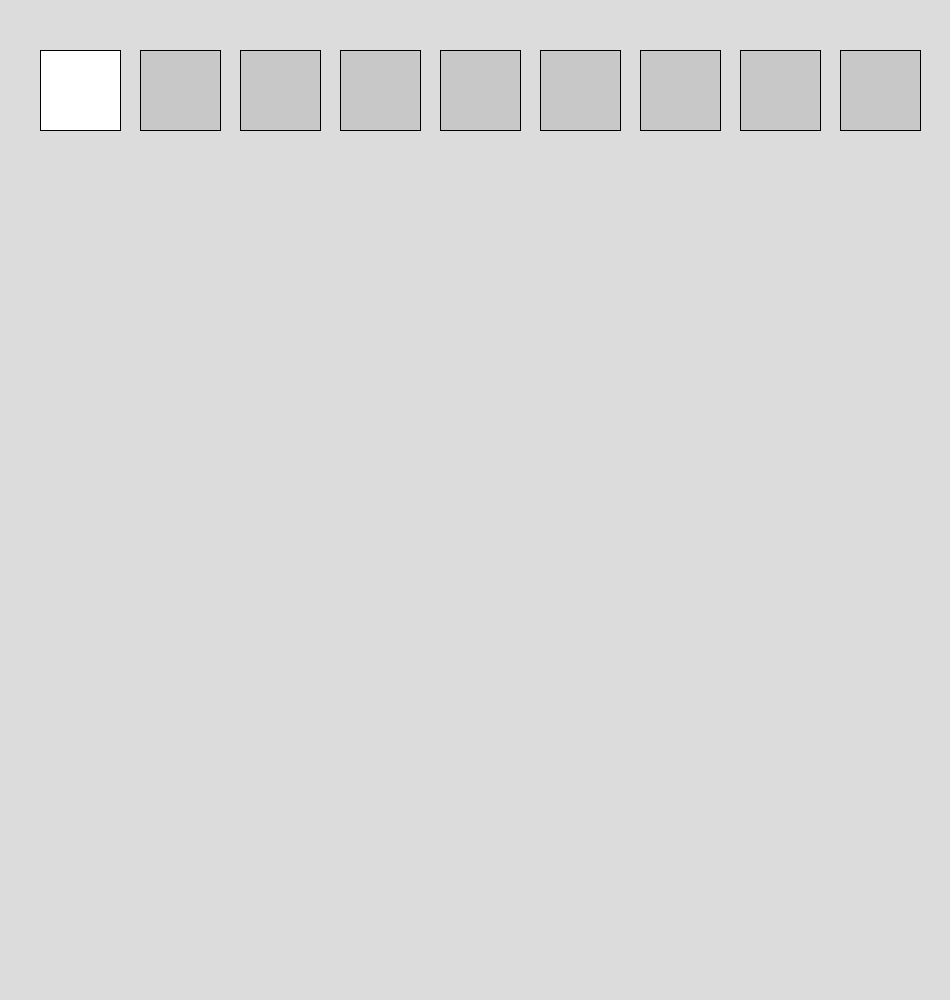
Frame 1 (no input)
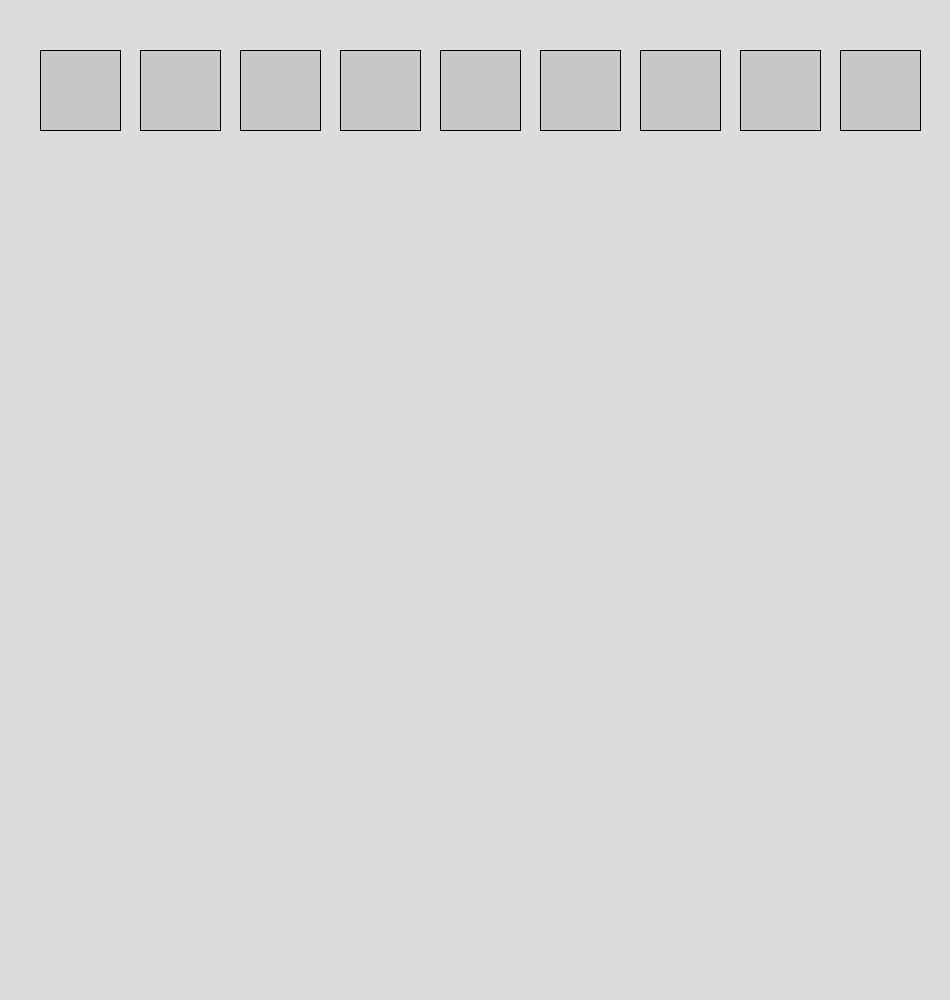
Frame 60 (the mouse pressed at the canvas centre just before this capture)
Frame 120 (the mouse held since frame 60 and released just before this capture): identical to frame 60, image omitted

The Processing sketch that drew these frames (run headless with seeded random() and noise(); from frame 60 on, the mouse is pressed at the canvas centre):

// Processing sketch: Odd_One_Out
// ── Odd_One_Out.pde
void setup(){
  size(950,1000);
  background(220);
  textSize(18);
}

void draw(){
  for (int i=0; i<9; i++){
    rect(40 + i*100, 50, 80,80);
    if (mouseX > i && mouseX < 40+i*100 && mouseY > 50 && mouseY < 130){
      fill(0,255,0);
    }
    else{
    fill(200);
    }
  }
}
